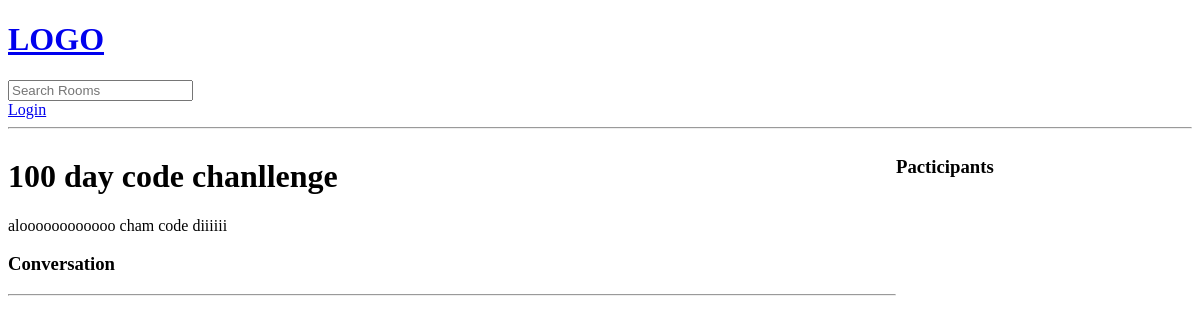
/room/2/, run on an earlier commit of the app's database.
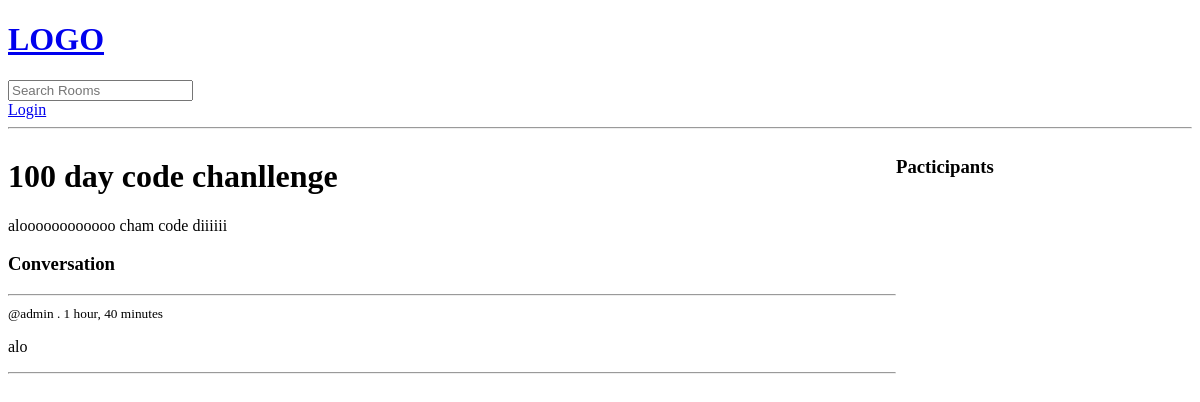
And on a later commit of the database.
### base/models.py (models this page shows, shortened)
class Message(models.Model):
    user = models.ForeignKey(User, on_delete=models.CASCADE)
    room = models.ForeignKey(Room, on_delete=models.CASCADE)
    body = models.TextField()
    updated = models.DateTimeField(auto_now=True)
    created = models.DateTimeField(auto_now_add=True)

### base/views.py (the view, shortened to what this page needs)
# urls.py: path("room/<str:pk>/",views.room,name="room"),
def room(request, pk):
    room = Room.objects.get(id=pk)
    room_messages = room.message_set.all().order_by('-created')
    participants = room.participants.all()
    context = {'room':room, 'room_messages':room_messages,'participants':participants}
    return render(request, 'base/room.html', context)

### base/templates/base/room.html (shortened to what this page needs)
{% extends 'main.html' %}
{% block content %}
<div class="room-container">
    <div>
        <h1>{{room.name}}</h1>
        <p>{{room.description}}</p>
        <div class="comment_wrapper">
            <h3>Conversation</h3>
            <hr>
            {% for message in room_messages %}
            <div>
                <small> @{{message.user}} . {{message.created | timesince}}</small>
                <p>{{message.body}}</p>
                <hr>
            </div>
            {%endfor%}
        </div>
    </div>
    <div>
        <h3>Pacticipants</h3>
    </div>
</div>
{% endblock content %}

What changed in the data, as far as the page shows it:
added Message: user "admin", created "1 hour, 40 minutes", body "alo"
